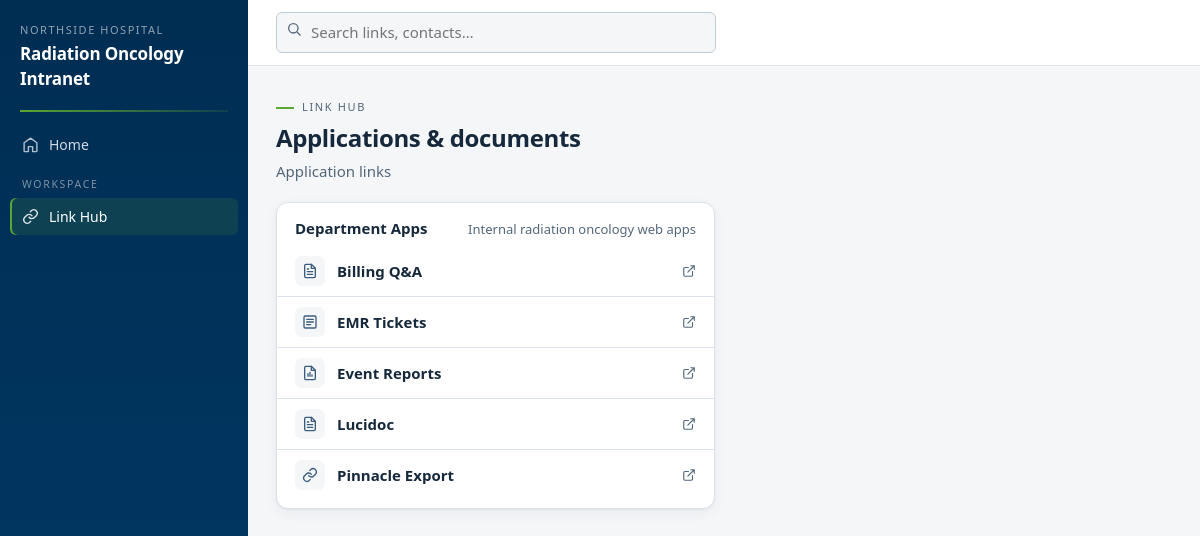
Before: /links/ with the older database file.
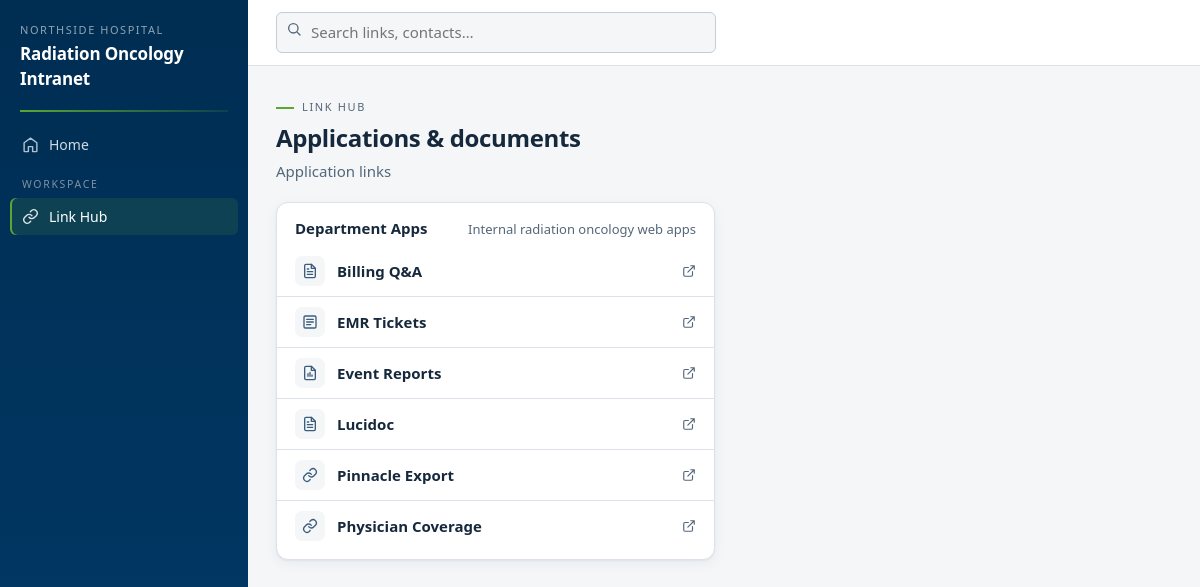
After: the same page with the newer database file.
### apps/linkhub/models.py (models this page shows, shortened)
class LinkCategory(models.Model):
    name = models.CharField(max_length=100, unique=True)
    description = models.CharField(max_length=255, blank=True)
    order = models.PositiveIntegerField(default=100)
    class Meta:
        ordering = ["order", "name"]
        verbose_name_plural = "Link categories"

class Link(models.Model):
    category = models.ForeignKey(LinkCategory, on_delete=models.PROTECT, related_name="links")
    title = models.CharField(max_length=150)
    url = models.CharField(
        max_length=500,
        help_text="http(s) URL, or a UNC/file path like \\\\fileserver\\physics (shown with a copy button).",
    )
    description = models.CharField(max_length=255, blank=True)
    keywords = models.CharField(max_length=255, blank=True, help_text="Extra search terms, comma separated.")
    icon = models.CharField(max_length=40, blank=True, default="link",
                            help_text="Icon key from the built-in set (link, beam, database, document, citrix, folder, report, form).")
    pinned = models.BooleanField(default=False, help_text="Pinned links appear in Quick Links on the home page.")
    open_in_new_tab = models.BooleanField(default=True)
    is_active = models.BooleanField(default=True)
    order = models.PositiveIntegerField(default=100)
    updated_at = models.DateTimeField(auto_now=True)
    class Meta:
        ordering = ["category__order", "order", "title"]
    @property
    def is_unc_path(self) -> bool:
        return self.url.startswith("\\\\") or self.url.lower().startswith("file:")

### apps/linkhub/views.py (the view)
# urls.py: path("", views.link_hub, name="hub"),
@login_not_required  # Link Hub is public even when REQUIRE_LOGIN is on.
def link_hub(request):
    categories = LinkCategory.objects.prefetch_related(
        Prefetch("links", queryset=Link.objects.filter(is_active=True))
    )
    return render(request, "linkhub/hub.html", {"categories": categories})

### apps/core/context_processors.py (called while the page is built)
def site_context(request):
    features = registry.for_user(request.user)
    return {
        "SITE_NAME": settings.SITE_NAME,
        "ORG_NAME": settings.ORG_NAME,
        "nav_sections": registry.sections_for_user(request.user),
        "features": features,
        "feature_slugs": [f.slug for f in features],
    }

### apps/core/registry.py (called while the page is built)
    def visible_to(self, user) -> bool:
        if self.hidden:
            return False
        if not user.is_authenticated:
            if self.staff_only or self.required_group:
                return False
            if self.public:
                return True
            from django.conf import settings
            return not getattr(settings, "REQUIRE_LOGIN", True)
        if self.staff_only and not user.is_staff:
            return False
        if self.required_group and not user.is_superuser:
            return user.groups.filter(name=self.required_group).exists()
        return True

    def for_user(self, user) -> list[Feature]:
        feats = [f for f in self._features.values() if f.visible_to(user)]
        return sorted(feats, key=lambda f: (f.order, f.title))

### templates/linkhub/hub.html (shortened to what this page needs)
{% extends "base.html" %}
{% block content %}
<div class="page-head">
  <div class="eyebrow">Link hub</div>
  <h1>Applications &amp; documents</h1>
  <p class="sub">Application links</p>
</div>
{% if categories %}
<div class="grid cols-2">
  {% for cat in categories %}
    {% if cat.links.all %}
    <div class="card">
      <div class="card-head">
        <h2>{{ cat.name }}</h2>
        {% if cat.description %}<span class="more" style="color:var(--muted)">{{ cat.description }}</span>{% endif %}
      </div>
      <div class="card-body flush">
        {% for link in cat.links.all %}{% include "linkhub/_linkrow.html" %}{% endfor %}
      </div>
    </div>
    {% endif %}
  {% endfor %}
</div>
{% else %}
<div class="card"><div class="empty">No links yet.
  <div class="hint">Add categories and links in the <a href="{% url 'admin:linkhub_linkcategory_changelist' %}">site admin</a>, or run <span class="code">python manage.py seed_demo</span> to load examples.</div>
</div></div>
{% endif %}
{% endblock %}

### templates/linkhub/_linkrow.html (shortened to what this page needs)
<div class="linkrow">
  <div class="li-icon"><svg><use href="#icon-{{ link.icon|default:'link' }}"/></svg></div>
  <div class="li-main">
    {% if link.is_unc_path %}
      <span class="li-main"><strong>{{ link.title }}</strong></span>
      <div class="li-path">{{ link.url }}</div>
    {% else %}
      <a class="title" href="{{ link.url }}" {% if link.open_in_new_tab %}target="_blank" rel="noopener"{% endif %}>{{ link.title }}</a>
    {% endif %}
  </div>
  {% if link.is_unc_path %}
    <button class="copy-btn" type="button" data-copy="{{ link.url }}">Copy path</button>
  {% elif link.open_in_new_tab %}
    <svg style="width:14px;height:14px;color:var(--muted)"><use href="#icon-external"/></svg>
  {% endif %}
</div>

Changed rows visible on the page:
added Link: title "Physician Coverage", open_in_new_tab True (drawn)
